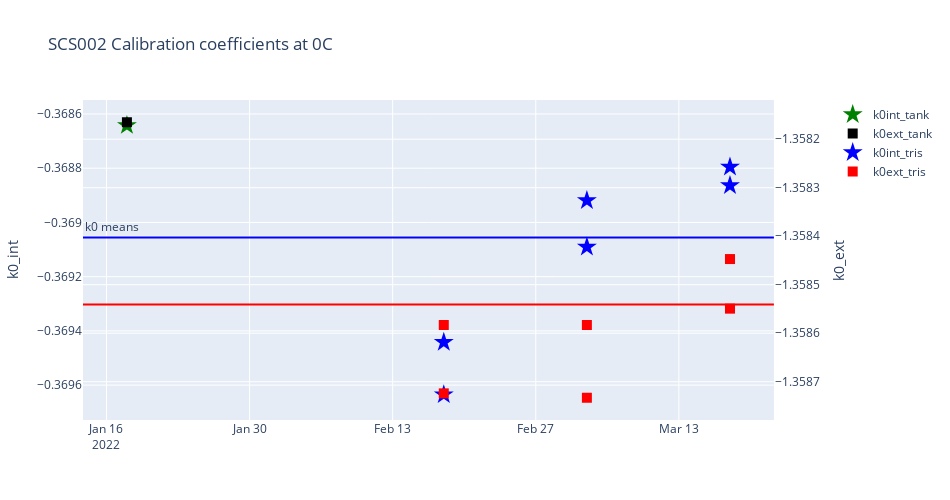
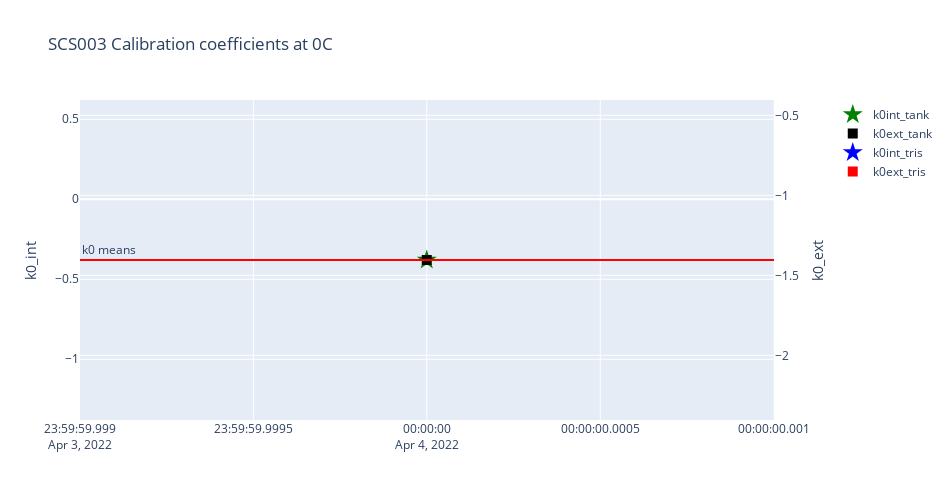

The code cell stored with these charts, in order, in its notebook:
### Code cell
figs = {} # container for figures
for p in range(0,len(unq_sen)):
    fig = make_subplots(specs=[[{"secondary_y": True}]])
    fig.add_trace(go.Scatter(x=dfk0.loc[[unq_sen[p]]].caldate, y=dfk0.loc[[unq_sen[p]]].k0int_tank,mode='markers',name='k0int_tank',\
        marker_symbol='star',marker_size=15,marker_color='green'),secondary_y=False)
    fig.add_trace(go.Scatter(x=dfk0.loc[[unq_sen[p]]].caldate, y=dfk0.loc[[unq_sen[p]]].k0ext_tank,mode='markers',name='k0ext_tank',\
        marker_symbol='square',marker_size=10,marker_color='black'),secondary_y=True)
    fig.add_trace(go.Scatter(x=dfk0.loc[[unq_sen[p]]].caldate, y=dfk0.loc[[unq_sen[p]]].k0int_tris,mode='markers',name='k0int_tris',\
        marker_symbol='star',marker_size=15,marker_color='blue'),secondary_y=False)
    fig.add_trace(go.Scatter(x=dfk0.loc[[unq_sen[p]]].caldate, y=dfk0.loc[[unq_sen[p]]].k0ext_tris,mode='markers',name='k0ext_tris',\
        marker_symbol='square',marker_size=10,marker_color='red'),secondary_y=True)
    fig.add_hline(y=float(k0int_mean[p]),secondary_y=False,name='k0int_mean',line_color='blue',annotation_text="k0 means",annotation_position="top left") # mean k0int for all calibrations
    fig.add_hline(y=float(k0ext_mean[p]),secondary_y=True,name='k0int_mean',line_color='red') # mean k0ext for all calibrations
    fig.update_layout(height=500, width=950,title_text=unq_sen[p] + ' Calibration coefficients at 0C')
    fig['layout']['yaxis']['title']='k0_int'
    fig['layout']['yaxis2']['title']='k0_ext'
    figs['fig'+str(p)] = fig

for p in range(0,len(unq_sen)):     
    figs[list(figs)[p]].show()

### Figure 1 — Plotly figure (JSON) as saved in the notebook; plotly's stock layout.template omitted (floating-point values rounded to 4 significant figures)
{"data": [{"marker": {"color": "green", "size": 15, "symbol": "star"}, "mode": "markers", "name": "k0int_tank", "type": "scatter", "x": ["2022-01-18T00:00:00", "2022-02-18T00:00:00", "2022-02-18T00:00:00", "2022-03-04T00:00:00", "2022-03-04T00:00:00", "2022-03-18T00:00:00", "2022-03-18T00:00:00"], "xaxis": "x", "y": [-0.3686, null, null, null, null, null, null], "yaxis": "y"}, {"marker": {"color": "black", "size": 10, "symbol": "square"}, "mode": "markers", "name": "k0ext_tank", "type": "scatter", "x": ["2022-01-18T00:00:00", "2022-02-18T00:00:00", "2022-02-18T00:00:00", "2022-03-04T00:00:00", "2022-03-04T00:00:00", "2022-03-18T00:00:00", "2022-03-18T00:00:00"], "xaxis": "x", "y": [-1.358, null, null, null, null, null, null], "yaxis": "y2"}, {"marker": {"color": "blue", "size": 15, "symbol": "star"}, "mode": "markers", "name": "k0int_tris", "type": "scatter", "x": ["2022-01-18T00:00:00", "2022-02-18T00:00:00", "2022-02-18T00:00:00", "2022-03-04T00:00:00", "2022-03-04T00:00:00", "2022-03-18T00:00:00", "2022-03-18T00:00:00"], "xaxis": "x", "y": [null, -0.3696, -0.3694, -0.3691, -0.3689, -0.3689, -0.3688], "yaxis": "y"}, {"marker": {"color": "red", "size": 10, "symbol": "square"}, "mode": "markers", "name": "k0ext_tris", "type": "scatter", "x": ["2022-01-18T00:00:00", "2022-02-18T00:00:00", "2022-02-18T00:00:00", "2022-03-04T00:00:00", "2022-03-04T00:00:00", "2022-03-18T00:00:00", "2022-03-18T00:00:00"], "xaxis": "x", "y": [null, -1.359, -1.359, -1.359, -1.359, -1.359, -1.358], "yaxis": "y2"}], "layout": {"annotations": [{"showarrow": false, "text": "k0 means", "x": 0, "xanchor": "left", "xref": "x domain", "y": -0.3691, "yanchor": "bottom", "yref": "y"}], "height": 500, "shapes": [{"line": {"color": "blue"}, "name": "k0int_mean", "type": "line", "x0": 0, "x1": 1, "xref": "x domain", "y0": -0.3691, "y1": -0.3691, "yref": "y"}, {"line": {"color": "red"}, "name": "k0int_mean", "type": "line", "x0": 0, "x1": 1, "xref": "x domain", "y0": -1.359, "y1": -1.359, "yref": "y2"}], "title": {"text": "SCS002 Calibration coefficients at 0C"}, "width": 950, "xaxis": {"anchor": "y", "domain": [0, 0.94]}, "yaxis": {"anchor": "x", "domain": [0, 1], "title": {"text": "k0_int"}}, "yaxis2": {"anchor": "x", "overlaying": "y", "side": "right", "title": {"text": "k0_ext"}}}}

### Figure 2 — Plotly figure (JSON) as saved in the notebook; plotly's stock layout.template omitted (floating-point values rounded to 4 significant figures)
{"data": [{"marker": {"color": "green", "size": 15, "symbol": "star"}, "mode": "markers", "name": "k0int_tank", "type": "scatter", "x": ["2022-04-04T00:00:00"], "xaxis": "x", "y": [-0.3796], "yaxis": "y"}, {"marker": {"color": "black", "size": 10, "symbol": "square"}, "mode": "markers", "name": "k0ext_tank", "type": "scatter", "x": ["2022-04-04T00:00:00"], "xaxis": "x", "y": [-1.404], "yaxis": "y2"}, {"marker": {"color": "blue", "size": 15, "symbol": "star"}, "mode": "markers", "name": "k0int_tris", "type": "scatter", "x": ["2022-04-04T00:00:00"], "xaxis": "x", "y": [null], "yaxis": "y"}, {"marker": {"color": "red", "size": 10, "symbol": "square"}, "mode": "markers", "name": "k0ext_tris", "type": "scatter", "x": ["2022-04-04T00:00:00"], "xaxis": "x", "y": [null], "yaxis": "y2"}], "layout": {"annotations": [{"showarrow": false, "text": "k0 means", "x": 0, "xanchor": "left", "xref": "x domain", "y": -0.3796, "yanchor": "bottom", "yref": "y"}], "height": 500, "shapes": [{"line": {"color": "blue"}, "name": "k0int_mean", "type": "line", "x0": 0, "x1": 1, "xref": "x domain", "y0": -0.3796, "y1": -0.3796, "yref": "y"}, {"line": {"color": "red"}, "name": "k0int_mean", "type": "line", "x0": 0, "x1": 1, "xref": "x domain", "y0": -1.404, "y1": -1.404, "yref": "y2"}], "title": {"text": "SCS003 Calibration coefficients at 0C"}, "width": 950, "xaxis": {"anchor": "y", "domain": [0, 0.94]}, "yaxis": {"anchor": "x", "domain": [0, 1], "title": {"text": "k0_int"}}, "yaxis2": {"anchor": "x", "overlaying": "y", "side": "right", "title": {"text": "k0_ext"}}}}
